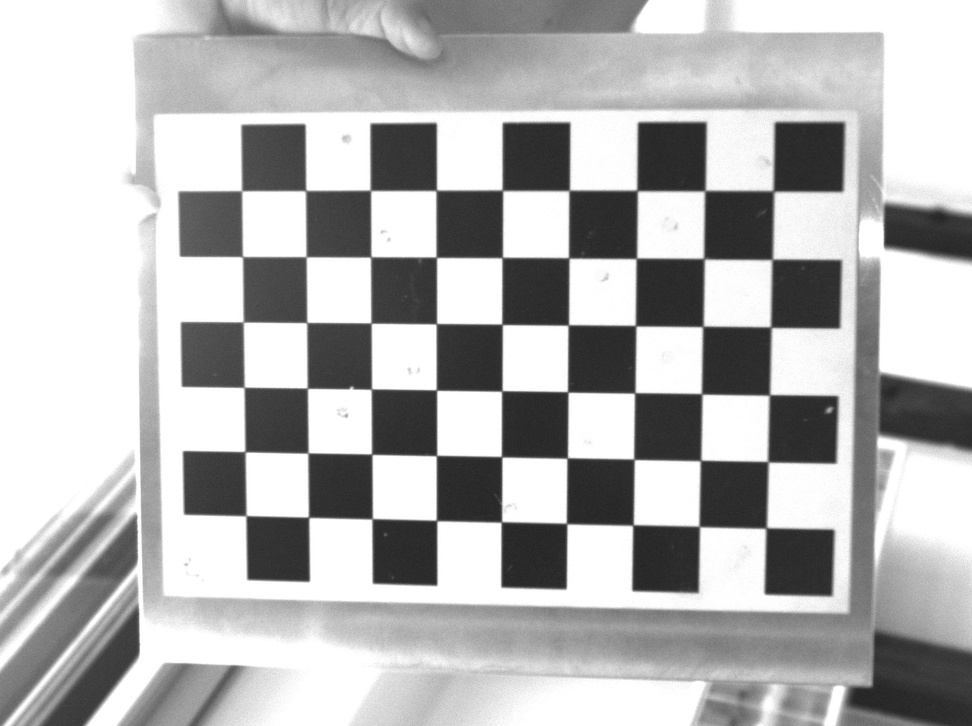
#> input picture calibration/images/15170727-2017-08-31-122658.jpg, 972 x 726 px, shrunk from 2080 x 1552 before the run; the run also reads 1 picture not shown here
$ python stereo_calibrate.py --cam1 ../../calibration/images/15170727-2017-08-31-122658.jpg --cam2 ../../calibration/images/15170727-2017-08-31-122746.jpg
#> lines starting #> are read from the running program, lines starting #| are printed output that depends on the picture; after the words box and inside, x2 and y2 are one past the last pixel; in counts of white or black regions, pixels touching at a corner belong together; long printed decimals are rounded
#!/usr/bin/env python3
# -*- coding: utf-8 -*-

import argparse
import cv2
import numpy as np
import matplotlib.pyplot as plt
from mpl_toolkits.mplot3d import Axes3D


cam1_matrix = np.array([
    [3.28096059e+03, 0.00000000e+00, 9.69093680e+02],
    [0.00000000e+00, 3.28086485e+03, 8.28389419e+02],
    [0.00000000e+00, 0.00000000e+00, 1.00000000e+00]])
cam1_dist = np.array([-1.18342721e-01,
                      6.40528615e-02,
                      6.70611000e-05,
                      -1.27527496e-03])
cam2_matrix = np.array([
    [3.36073182e+03, 0.00000000e+00, 1.19890016e+03],
    [0.00000000e+00, 3.35485021e+03, 7.90126077e+02],
    [0.00000000e+00, 0.00000000e+00, 1.00000000e+00]])
cam2_dist = np.array([-1.34503278e-01,
                      1.97805440e-01,
                      1.25122839e-04,
                      4.13394379e-03])


def stereo_calibrate(args, square_size=24.5):
#> called with square_size = 24.5
    term_crit = (cv2.TERM_CRITERIA_EPS + cv2.TERM_CRITERIA_MAX_ITER, 30, 0.001)
    objp = np.zeros((1, 6*9, 3), np.float32)
    objp[0, :, :2] = np.mgrid[0:9, 0:6].T.reshape(-1, 2) * square_size

    # Arrays to store object points and image points from all the images.
    objpoints = []  # 3d point in real world space
    imgpoints = []  # 2d points in image plane.

    # image list for plotting (with chessboard corners)
    images = []

    for image in [args.cam1, args.cam2]:
        img = cv2.imread(image[0])
#> img is the input picture: shape (726, 972, 3); min 34, max 255, mean 181.1
        gray = cv2.cvtColor(img, cv2.COLOR_BGR2GRAY)

        # this is specific to the image - we have two chessboards in the image,
        # and for this we need to use the left one
        if image == args.cam2:
            gray[:, 1000:] = 0

        # Find the chess board corners
        ret, corners = cv2.findChessboardCorners(gray, (9, 6), None)
#> ret = True; corners = 54 rows, first 8: [766.1, 528], [699.2, 526.5], [633.1, 524.8], [566.7, 523.7], [501.5, 521.8], [436.5, 520.5], [371.9, 519], [308.6, 517.3]

        # If found, add object points, image points (after refining them)
        if ret:
            objpoints.append(objp)
            cv2.cornerSubPix(gray, corners, (11, 11), (-1, -1), term_crit)
            imgpoints.append([corners])
            cv2.drawChessboardCorners(img, (9, 6), corners, ret)
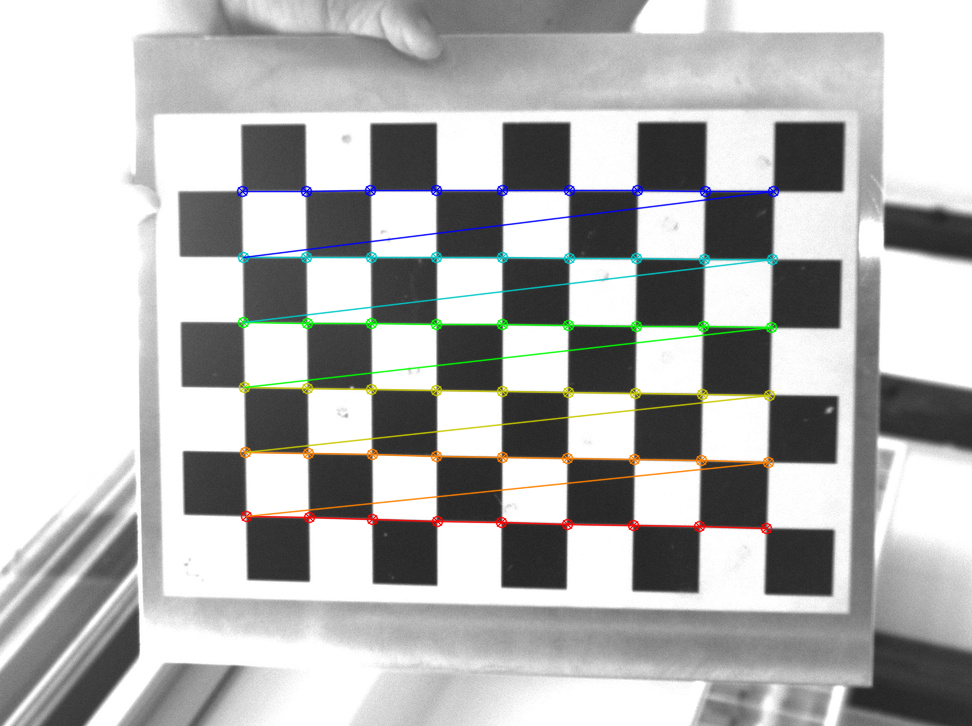
#> img: shape (726, 972, 3); 3.07% of pixels changed, all inside (x1, y1, x2, y2) = (236, 184, 780, 535)
            images.append(img)
#> pass 2 of the loop in stereo_calibrate, `for image in [args.cam1, args.cam2]:`:
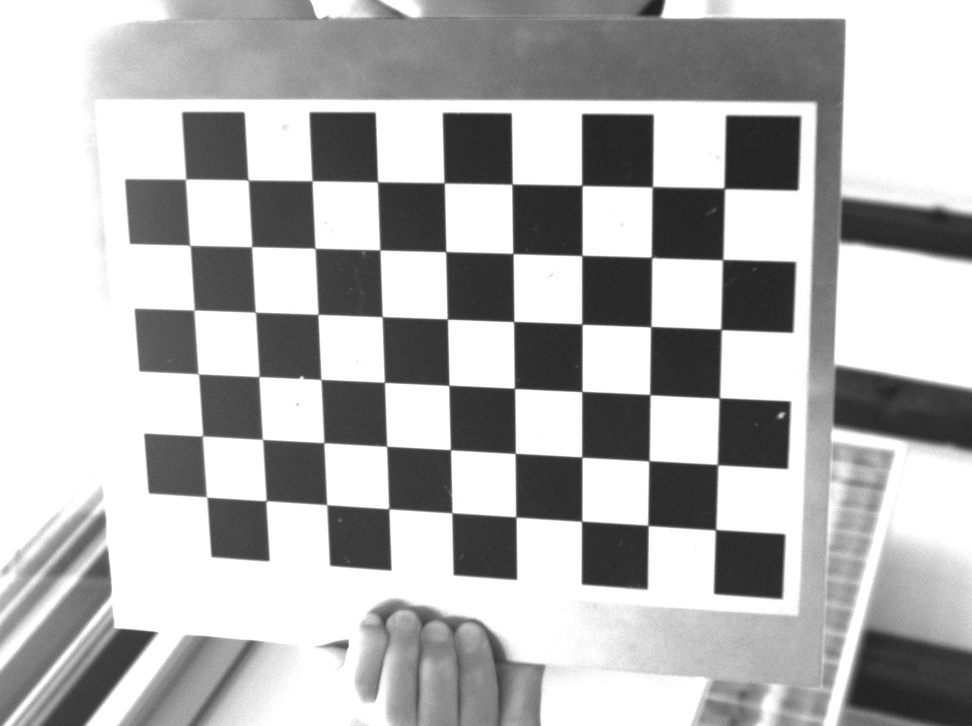
#> input picture calibration/images/15170727-2017-08-31-122746.jpg, 972 x 726 px, shrunk from 2080 x 1552 before the run
#> in stereo_calibrate, img is the input picture: shape (726, 972, 3); min 30, max 255, mean 179.9
#> in stereo_calibrate, `ret, corners = cv2.findChessboardCorners(gray, (9, 6), None)`: corners = 54 rows, first 8: [715.2, 530.1], [647.8, 525.3], [581.6, 521.3], [515.8, 517.1], [451.8, 512.7], [388.8, 508.8], [326.6, 504.6], [266.1, 500.8]
#> in stereo_calibrate, `cv2.drawChessboardCorners(img, (9, 6), corners, ret)`:
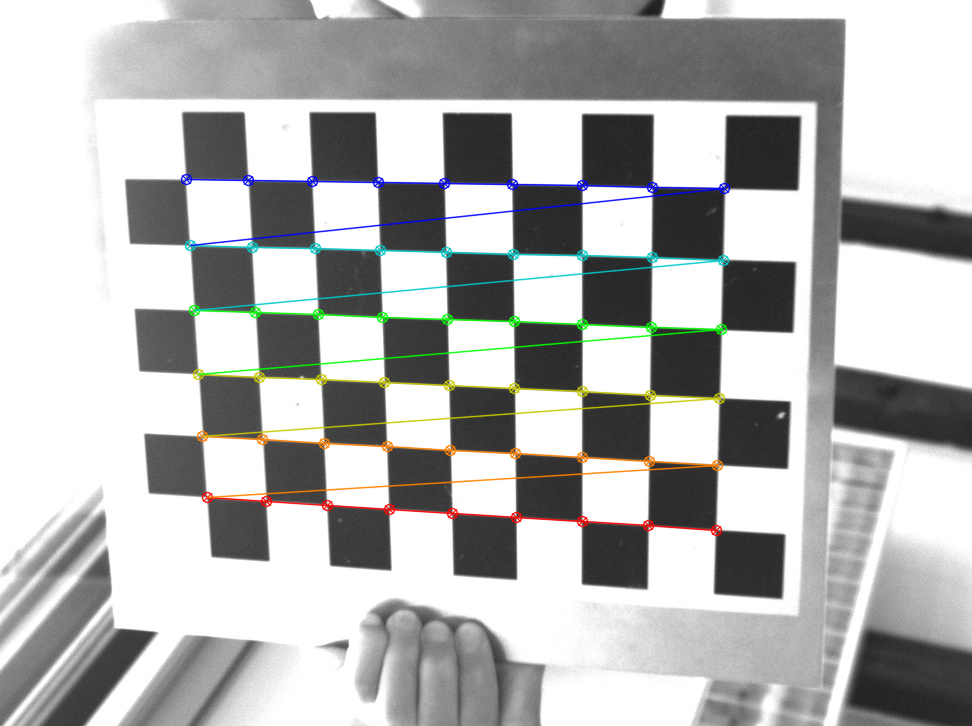
#> img: shape (726, 972, 3); 3.06% of pixels changed, all inside (x1, y1, x2, y2) = (180, 173, 731, 537)

    objpoints = np.array(objpoints)

    if args.show:
        fig, ax = plt.subplots(1, 2)
        ax[0].imshow(images[0])
        ax[1].imshow(images[1])
        plt.show()

    _, _, _, _, _, R, T, E, F = cv2.stereoCalibrate(
        objpoints[0], imgpoints[0], imgpoints[1],
        cam1_matrix, cam1_dist,
        cam2_matrix, cam2_dist,
        gray.shape[::-1], flags=cv2.CALIB_FIX_INTRINSIC, criteria=term_crit)
#> R = [[0.999, -0.0232, 0.0237], [0.0272, 0.982, -0.185], [-0.019, 0.185, 0.982]]; T = [-132.9, 238.5, 53.66]; E = [[-5.98, -8.51, 244.2], [51.11, 23.39, 131.9], [-242, -125.1, 18.92]]; F = [[-7.4e-08, -1.05e-07, 0.0101], [6.34e-07, 2.9e-07, 0.00451], [-0.0105, -0.0053, 1]]

    return R, T, E, F


def construct_homogeneous_transform(R, T, a=1):
    return np.vstack([np.hstack([R, T]), [0, 0, 0, a]])


def point_to_homogeneous(p):
    if len(p) == 2:
        return np.hstack([p, [0, 1]])
    if len(p) == 3:
        return np.hstack([p, 1])


def point_from_homogeneous(p):
    return p[0:-1]


if __name__ == '__main__':
    parser = argparse.ArgumentParser()
    parser.add_argument('--cam1', type=str, nargs=1, required=True,
                        help='Calibration image of camera 1')
    parser.add_argument('--cam2', type=str, nargs=1, required=True,
                        help='Calibration image of camera 2')
    parser.add_argument('--show', '-s', action='store_true',
                        help='Show calibration results')
    args = parser.parse_args()
    R, T, E, F = stereo_calibrate(args)
#> T = [-132.9, 238.5, 53.66]

    print('Rotation matrix:\n{}'.format(R))
#| Rotation matrix:
#| [[ 0.9995 -0.02318  0.02367]
#|  [ 0.02716  0.9824 -0.1848]
#|  [-0.01897  0.1853   0.9825]]
    print('Translation matrix:\n{}'.format(T))
#| Translation matrix:
#| [[-132.920]
#|  [ 238.508]
#|  [  53.658 ]]
    print('Essential matrix:\n{}'.format(E))
#| Essential matrix:
#| [[  -5.981   -8.513  244.248 ]
#|  [  51.108   23.389  131.863  ]
#|  [-241.987 -125.052   18.917]]
    print('Fundamental matrix:\n{}'.format(F))
#| Fundamental matrix:
#| [[-7.40237005e-08 -1.05365821e-07  1.00773910e-02]
#|  [ 6.33658254e-07  2.89998978e-07  4.50975679e-03]
#|  [-1.04774255e-02 -5.30452227e-03  1.00000000e+00]]

    img = cv2.imread(args.cam2[0])
    gray = cv2.cvtColor(img, cv2.COLOR_BGR2GRAY)
    gray[:, :1000] = 0
#> gray: shape (726, 972); every value is 0
    term_crit = (cv2.TERM_CRITERIA_EPS + cv2.TERM_CRITERIA_MAX_ITER, 30, 0.001)
    objp = np.zeros((1, 6*9, 3), np.float32)
    objp[0, :, :2] = np.mgrid[0:9, 0:6].T.reshape(-1, 2) * 36.5
    _, corners = cv2.findChessboardCorners(gray, (9, 6), None)
#> corners = None

#> (the run stopped early here; a loop or call above may not have finished)
